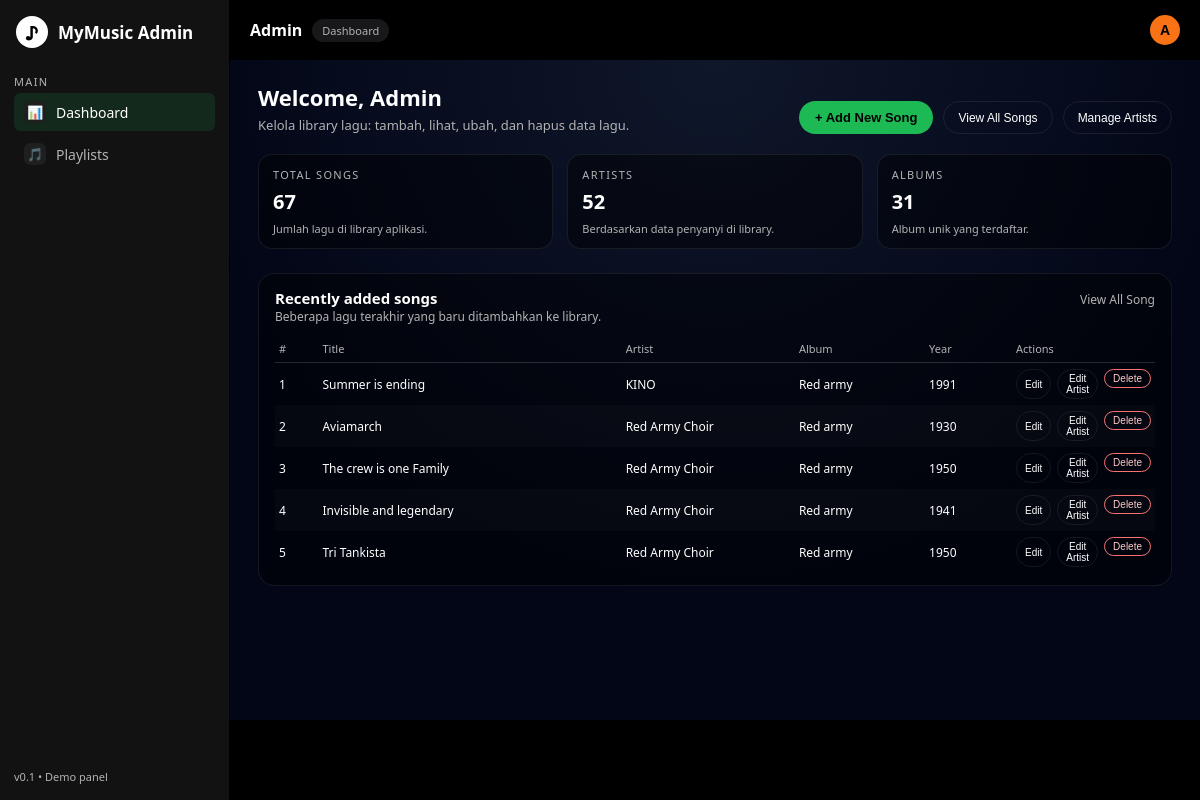
Page /admin (signed in) on the earlier database version.
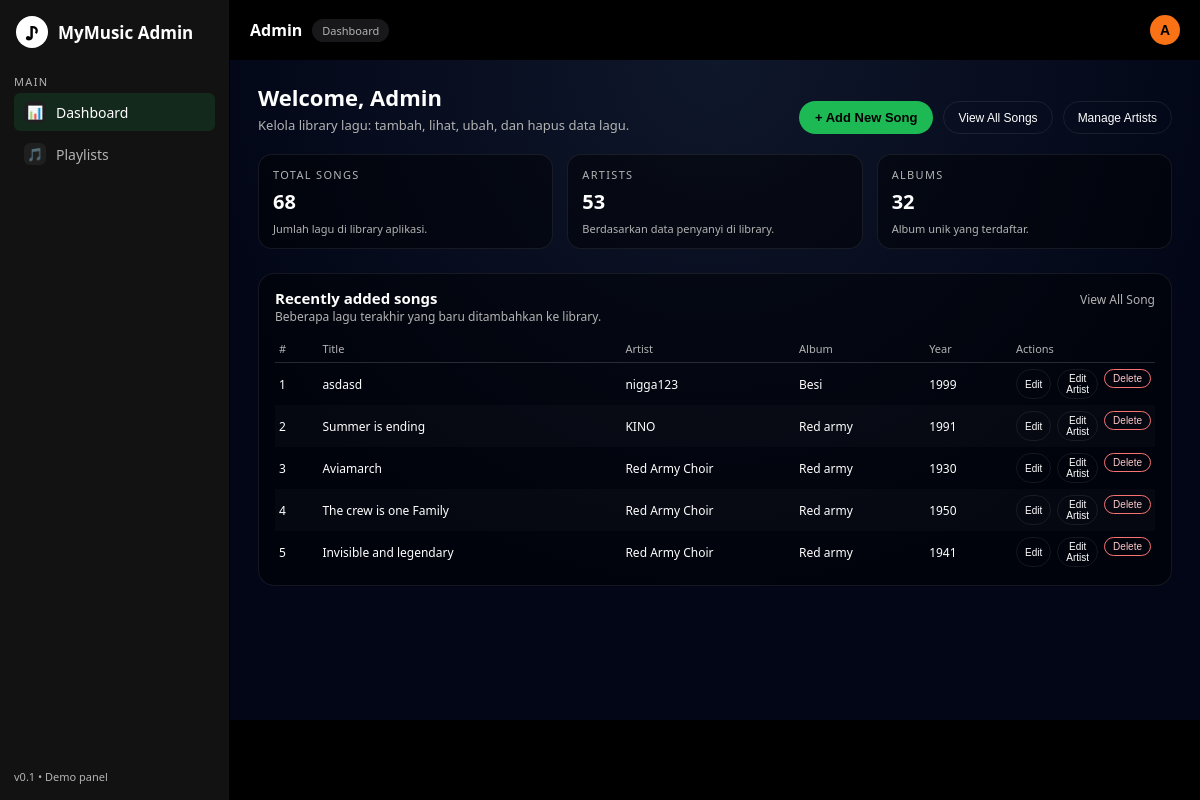
Same page on the later database version.
### app.py (models this page shows)
class User(db.Model):
    id = db.Column(db.Integer, primary_key=True)
    email = db.Column(db.String(120), unique=True, nullable=False)
    display_name = db.Column(db.String(80), nullable=False)
    password = db.Column(db.String(80), nullable=False)  # TODO: hash
    role = db.Column(db.String(20), default="user")
    avatar_url = db.Column(db.String(255), nullable=True)
    playlists = db.relationship("Playlist", backref="owner", lazy=True)
    folders = db.relationship("Folder", backref="owner", lazy=True)

class Song(db.Model):
    id = db.Column(db.Integer, primary_key=True)
    title = db.Column(db.String(200), nullable=False)
    artist = db.Column(db.String(120), nullable=False)
    album = db.Column(db.String(120))
    genre = db.Column(db.String(50))
    year = db.Column(db.Integer)
    duration_ms = db.Column(db.Integer)
    cover_url = db.Column(db.String(500))
    audio_url = db.Column(db.String(500))
    description = db.Column(db.Text)
    created_at = db.Column(db.DateTime, default=datetime.utcnow)
    playlists = db.relationship(
        "Playlist",
        secondary=playlist_song,
        back_populates="songs"
    )

### app.py (the view)
@app.route("/admin")
def admin_page():
    user = get_current_user()
    if not user:
        session.clear()
        return redirect(url_for("login"))
    if user.role != "admin":
        return redirect(url_for("home_page"))
    total_songs = Song.query.count()
    total_artists = (
        db.session.query(func.count(func.distinct(Song.artist)))
        .scalar()
        or 0
    )
    total_albums = (
        db.session.query(func.count(func.distinct(Song.album)))
        .scalar()
        or 0
    )
    recent_songs = (
        Song.query
        .order_by(Song.created_at.desc())
        .limit(5)
        .all()
    )
    return render_template(
        "admin_home.html",
        current_user=user,
        total_songs=total_songs,
        total_artists=total_artists,
        total_albums=total_albums,
        recent_songs=recent_songs,
    )

### app.py (called while the page is built)
def get_current_user():
    email = session.get("user_email")
    if not email:
        return None
    return User.query.filter_by(email=email).first()

### templates/admin_home.html (shortened to what this page needs)
<!DOCTYPE html>
<html lang="en">
<head>
</head>
<body>
<div class="app">
  <aside class="sidebar">
    <div class="sidebar__logo">
      <div class="sidebar__logo-icon">♪</div>
      <div class="sidebar__logo-text">MyMusic Admin</div>
    </div>
    <div>
      <div class="sidebar__section-title">Main</div>
      <nav class="sidebar__nav">
        <div class="sidebar__item sidebar__item--active"
             onclick="window.location.href='{{ url_for('admin_page') }}'">
          <div class="sidebar__item-icon">📊</div>
          <span>Dashboard</span>
        </div>
        <div class="sidebar__item"
     onclick="window.location.href='{{ url_for('admin_view_all_song') }}'">
  <div class="sidebar__item-icon">🎵</div>
  <span>Playlists</span>
</div>
      </nav>
 <nav class="sidebar__nav">
      <div class="sidebar__item">
      </div>
  </div>
    <div class="sidebar__footer">
      <span style="font-size:11px;">v0.1 • Demo panel</span>
    </div>
  </aside>
  <main class="main">
    <header class="topbar">
      <div class="topbar__left">
        <span class="topbar__title">Admin</span>
        <span class="admin-badge">Dashboard</span>
      </div>
      <div class="user-menu">
        <button class="avatar" id="admin-avatar-btn">
          {{ (current_user.display_name or 'A')[0]|upper }}
        </button>
      </div>
    </header>
    <div class="content">
      <div class="page-header">
        <div class="page-title-block">
          <h1 class="page-title">Welcome, {{ current_user.display_name or 'Admin' }}</h1>
          <p class="page-subtitle">
            Kelola library lagu: tambah, lihat, ubah, dan hapus data lagu.
          </p>
        </div>
        <div class="primary-actions">
          <button class="btn-primary"
        onclick="window.location.href='{{ url_for('admin_add_song') }}'">
  + Add New Song
</button>
<button class="btn-secondary"
        onclick="window.location.href='{{ url_for('admin_view_all_song') }}'">
  View All Songs
</button>
<button class="btn-secondary"
        onclick="window.location.href='{{ url_for('admin_artists') }}'">
  Manage Artists
</button>
        </div>
      </div>
      <section class="stats-grid">
        <article class="stat-card">
          <span class="stat-label">Total songs</span>
          <span class="stat-value">{{ total_songs }}</span>
          <span class="stat-footer">Jumlah lagu di library aplikasi.</span>
        </article>
        <article class="stat-card">
          <span class="stat-label">Artists</span>
          <span class="stat-value">{{ total_artists }}</span>
          <span class="stat-footer">Berdasarkan data penyanyi di library.</span>
        </article>
        <article class="stat-card">
          <span class="stat-label">Albums</span>
          <span class="stat-value">{{ total_albums }}</span>
          <span class="stat-footer">Album unik yang terdaftar.</span>
        </article>
      </section>
      <section class="panel">
        <div class="panel-header">
          <div>
            <h2 class="panel-title">Recently added songs</h2>
            <p class="panel-subtitle">
              Beberapa lagu terakhir yang baru ditambahkan ke library.
            </p>
          </div>
          <span class="panel-link"
      onclick="window.location.href='{{ url_for('admin_view_all_song') }}'">
  View All Song
</span>
        </div>
        <div class="panel-body">
          <table>
            <thead>
              <tr>
                <th style="width:5%;">#</th>
                <th style="width:35%;">Title</th>
                <th style="width:20%;">Artist</th>
                <th style="width:15%;">Album</th>
                <th style="width:10%;">Year</th>
                <th style="width:15%;">Actions</th>
              </tr>
            </thead>
            <tbody>
              {% for song in recent_songs %}
                <tr>
                  <td>{{ loop.index }}</td>
                  <td>{{ song.title }}</td>
                  <td>{{ song.artist }}</td>
                  <td>
                    {% if song.album %}
                      {{ song.album }}
                    {% else %}
                      <span class="tag">Single</span>
                    {% endif %}
                  </td>
                  <td>{{ song.year or '-' }}</td>
                  <td>
  <div class="cell-actions">
    <button class="btn-small"
            onclick="window.location.href='{{ url_for('admin_edit_song', song_id=song.id) }}'">
      Edit
    </button>
    <button class="btn-small"
            onclick="window.location.href='{{ url_for('admin_edit_artist', name=song.artist) }}'">
      Edit Artist
    </button>
    <form method="POST"
          action="{{ url_for('admin_delete_song', song_id=song.id) }}"
          style="display:inline;"
          onsubmit="return confirm('Yakin ingin menghapus lagu ini?');">
      <button type="submit" class="btn-small btn-small--danger">
        Delete
      </button>
    </form>
  </div>
</td>
                </tr>
              {% else %}
                <tr>
                  <td colspan="6">Belum ada lagu di database.</td>
                </tr>
              {% endfor %}
            </tbody>
          </table>
        </div>
      </section>
    </div>
  </main>
</div>
</body>
</html>

Differences in the rows shown:
no longer on this page (row unchanged): Song: title "Tri Tankista", artist "Red Army Choir", album "Red army", year "1950"
added Song: title "asdasd", artist "nigga123", album "Besi", year "1999"
Other differences:
{{ total_songs }}: "67" → "68"
{{ total_artists }}: "52" → "53"
{{ total_albums }}: "31" → "32"
